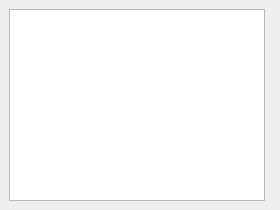
<?xml version="1.0" encoding="utf-8"?>
<ui version="4.0">
 <class>WrapBrowser</class>
 <widget class="QMainWindow" name="WrapBrowser">
  <widget class="QWidget" name="centralwidget">
   <layout class="QHBoxLayout" name="mainLayout">
    <item><widget class="QListWidget" name="navigation">
     <property name="minimumSize"><size><width>250</width><height>0</height></size></property>
     <property name="maximumSize"><size><width>300</width><height>16777215</height></size></property>
     <property name="styleSheet"><string>QListWidget::item { min-height: 36px; }</string></property>
    </widget></item>
    <item><widget class="QStackedWidget" name="pages"/></item>
   </layout>
  </widget>
 </widget>
 <resources/><connections/>
</ui>
